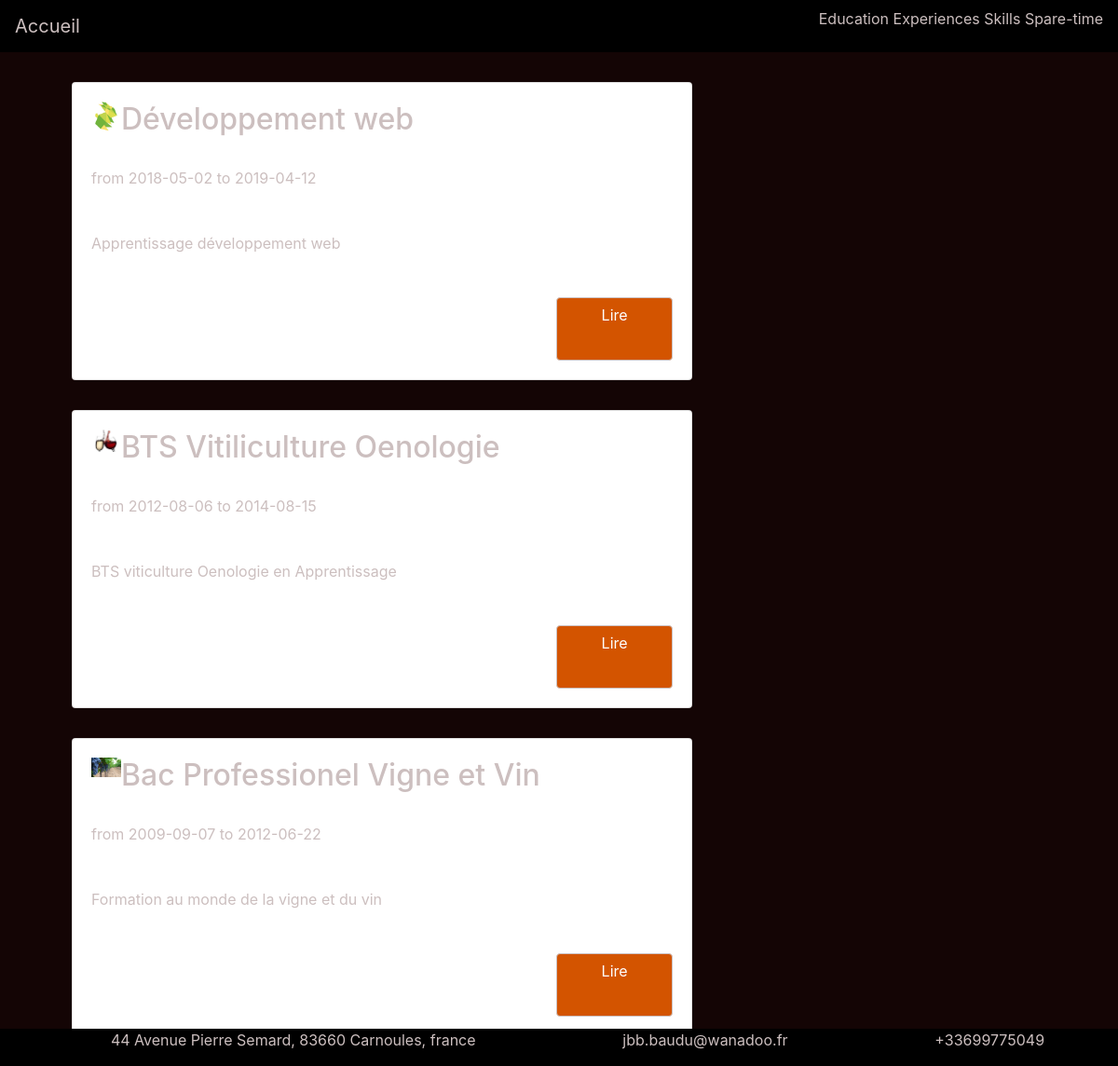
Before: /exp/ with the older database file.
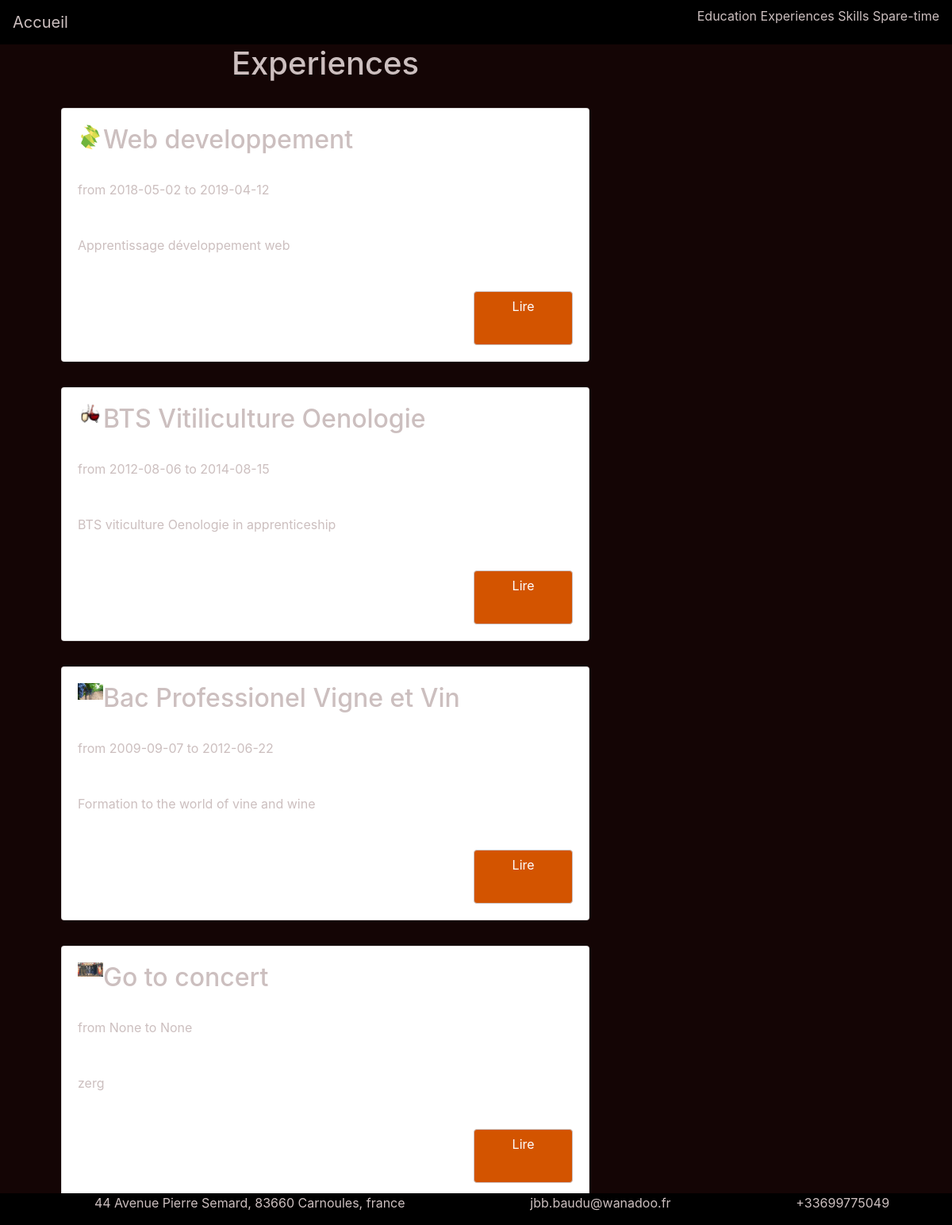
After: the same page with the newer database file.
### cv/models.py (models this page shows, shortened)
class Experience(models.Model):
    title = models.CharField(max_length=100)
    slug = models.SlugField(max_length=100)
    address = models.TextField(null=True, blank=True, max_length=100)
    short_desc = models.TextField(null=True, blank=True, max_length=100)
    content = models.TextField(null=True, blank=True, max_length=3000)
    start_the = models.CharField(
        null=True, blank=True, max_length=100, verbose_name="Date de debut")
    end_the = models.CharField(
        null=True, blank=True, max_length=100, verbose_name="Date de fin")
    cover = models.ImageField(null=True, blank=True, upload_to="articles")
    category = models.ForeignKey(
        Category, on_delete=models.CASCADE, null=False)

class User(models.Model):
    name = models.CharField(max_length=50)
    firstName = models.CharField(max_length=50)
    address = models.CharField(max_length=50)
    mail = models.EmailField(max_length=50)
    phone = PhoneNumberField(max_length=20)

class Category(models.Model):
    label = models.CharField(max_length=60)
    slug = models.SlugField(max_length=60)
    cover = models.ImageField(upload_to="articles")
    class Meta :
        verbose_name_plural = "Categories"

### cv/views.py (the view)
# urls.py: url(r'^exp/$', ExperienceView.as_view(), name='experiences'),
class ExperienceView(ListView):
    model = Experience
    template_name = 'cv/experience.html'
    def get_context_data(self, **kwargs):
        context = ListView.get_context_data(self, **kwargs)
        context["users"] = User.objects.all()
        context["categories"] = Category.objects.filter(label='Experiences')
        return context

### cv/templates/cv/experience.html
{%extends "cv/base.html"%}
{% load static %}
{% block css %}
<link rel="stylesheet" href="{% static 'css/category.css' %}">
{%endblock%}
{%block content%}
<div class="container">
    <div class="row">
        <div class="col-8">
            {%for category in categories%}
            <h1>{{category.label}}</h1>
            {%endfor%}
            {% for experience in object_list %}
            <div class="card main">
                <div class="card-body xp">
                    <img class="img" src={{experience.cover.url}} alt="image">
                    <h2> {{experience.title}} </h2>
                    <p class="presentation">from {{experience.start_the}} to
                        {{experience.end_the}}</p>
                    <p class="card-text">{{experience.short_desc}}</p>
                    <a href="{% url 'experience-detail' experience.slug %}" class="btn btn-primary" role="button">Lire</a>
                </div>
            </div>
            {% endfor %}
        </div>
        {%endblock%}

### cv/templates/cv/footer.html (shortened to what this page needs)
{% load static %}
<footer class="fixed-bottom">
    <ul>
        {%for user in users %}
        <li>{{user.address}}</li>
        <li>{{user.mail}}</li>
        <li>{{user.phone}}</li>
        {% endfor %}
    </ul>
</footer>

Changed rows visible on the page:
now on this page (row edited): Category: label "Experiences"
changed Experience "Apprentissage développement web": title "Développement web" → "Web developpement"
changed Experience "BTS Vitiliculture Oenologie": short_desc "BTS viticulture Oenologie en Apprentissage" → "BTS viticulture Oenologie in apprenticeship"
changed Experience "Bac Professionel Vigne et Vin": short_desc "Formation au monde de la vigne et du vin" → "Formation to the world of vine and wine"
added Experience: cover (picture), title "Go to concert", start_the "None", end_the "None", short_desc "zerg"
